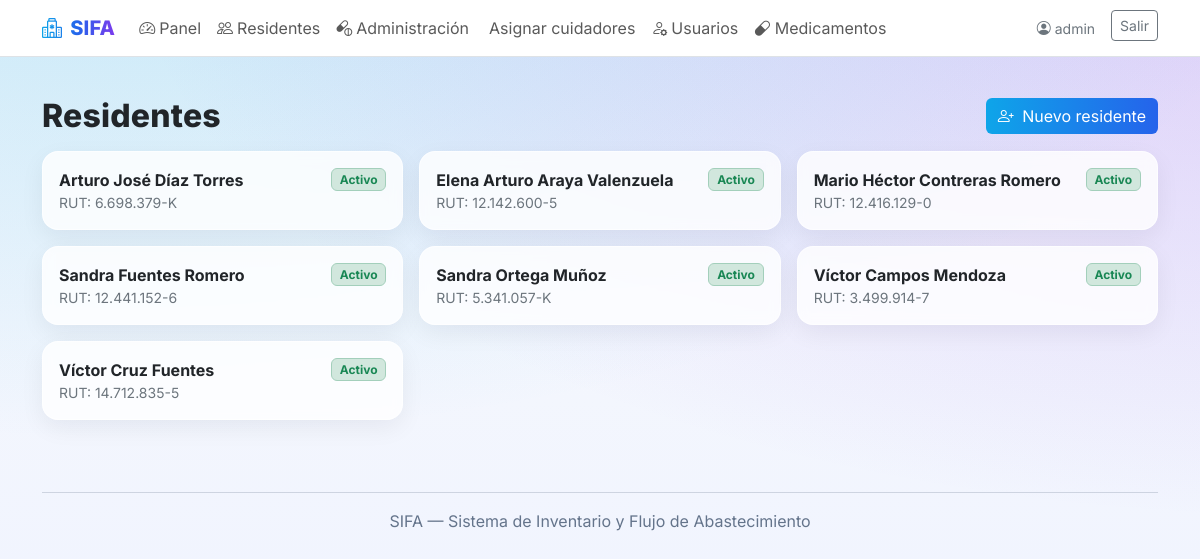
Screenshot of /residentes/ (signed in) with the database file from the repository.
### landing/models.py (models this page shows, shortened)
class Residente(models.Model):
    class Sexo(models.TextChoices):
        M = "M", "Masculino"
        F = "F", "Femenino"
        O = "O", "Otro/ND"
    nombre_completo = models.CharField(max_length=160)
    rut = models.CharField(max_length=20, unique=True)
    fecha_nacimiento = models.DateField(null=True, blank=True)
    sexo = models.CharField(max_length=1, choices=Sexo.choices, default=Sexo.O)
    alergias = models.TextField(blank=True)
    activo = models.BooleanField(default=True)

### landing/views.py (the view)
# urls.py: path('residentes/', views.residente_list, name='residente_list'),
@login_required
@tens_or_admin_required
def residente_list(request):
    qs = Residente.objects.filter(activo=True).order_by('nombre_completo')
    return render(request, 'residentes/residentes_list.html', {'residentes': qs})

### landing/roles.py (called while the page is built)
def is_admin(user):
    return user.is_authenticated and (user.is_superuser or user.groups.filter(name=ADMIN_GROUP).exists())

def _require_role(test_func):
    def decorator(view_func):
        @wraps(view_func)
        def _wrapped(request, *args, **kwargs):
            u = request.user
            if not u.is_authenticated:
                return redirect_to_login(request.get_full_path(), login_url='login')
            if test_func(u):
                return view_func(request, *args, **kwargs)
            raise PermissionDenied
        return _wrapped
    return decorator

### landing/templatetags/roles_tags.py (called while the page is built)
@register.filter(name='is_admin')
def is_admin_filter(user):
    return _is_admin(user)

### landing/templates/residentes/residentes_list.html (shortened to what this page needs)
{% extends 'base.html' %}
{% block content %}
<div class="container py-4">
  <div class="d-flex align-items-center justify-content-between mb-3">
    <h2 class="page-title mb-0">Residentes</h2>
    <a class="btn btn-gradient" href="{% url 'residente_create' %}">
      <i class="bi bi-person-plus me-1"></i> Nuevo residente
    </a>
  </div>
  {% if residentes %}
    <div class="row g-3">
      {% for r in residentes %}
        <div class="col-md-6 col-lg-4">
          <div class="glass-card p-3 h-100">
            <div class="d-flex align-items-start justify-content-between">
              <div>
                <div class="fw-bold">{{ r.nombre_completo }}</div>
                {% if r.rut %}<div class="small text-secondary">RUT: {{ r.rut }}</div>{% endif %}
              </div>
              <span class="badge bg-success-subtle text-success border border-success-subtle">Activo</span>
            </div>
          </div>
        </div>
      {% endfor %}
    </div>
  {% else %}
    <div class="glass-card p-4 text-center">
      <div class="text-secondary">Aún no hay residentes.</div>
    </div>
  {% endif %}
</div>
{% endblock %}

### landing/templates/base.html (shortened to what this page needs)
<!doctype html>
<html lang="es" data-bs-theme="light">
<head>
  {% load static roles_tags %}
  <link href="https://cdn.jsdelivr.net/npm/bootstrap@5.3.3/dist/css/bootstrap.min.css" rel="stylesheet">
  <link href="https://cdn.jsdelivr.net/npm/bootstrap-icons@1.11.3/font/bootstrap-icons.css" rel="stylesheet">
  <link href="{% static 'landing/sifa.css' %}" rel="stylesheet">
</head>
<body>
<nav class="navbar navbar-expand-lg bg-white border-bottom sticky-top">
  <div class="container">
    <a class="navbar-brand nav-brand" href="{% url 'home_public' %}">
      <i class="bi bi-hospital me-2"></i>SIFA
    </a>
    <div id="topnav" class="collapse navbar-collapse">
      <ul class="navbar-nav me-auto mb-2 mb-lg-0">
        {% if user.is_authenticated %}
          {% if user|is_admin or user|is_cuidadora or user|is_tens %}
            <li class="nav-item">
              <a class="nav-link" href="{% url 'dashboard' %}">
                <i class="bi bi-speedometer2 me-1"></i>Panel
              </a>
            </li>
          {% endif %}
          {% if user|is_admin or user|is_tens %}
            <li class="nav-item">
              <a class="nav-link" href="{% url 'residente_list' %}">
                <i class="bi bi-people me-1"></i>Residentes
              </a>
            </li>
          {% endif %}
          {% if user|is_admin or user|is_cuidadora or user|is_tens %}
            <li class="nav-item">
              <a class="nav-link" href="{% url 'admin_list_hoy' %}">
                <i class="bi bi-capsule-pill me-1"></i>Administración
              </a>
            </li>
          {% endif %}
          {% if user|is_admin or user|is_tens %}
            <li class="nav-item">
              <a class="nav-link" href="{% url 'asignaciones_hoy' %}">
                Asignar cuidadores
              </a>
            </li>
          {% endif %}
          {% if user|is_admin %}
            <li class="nav-item">
              <a class="nav-link" href="{% url 'user_list' %}">
                <i class="bi bi-person-gear me-1"></i>Usuarios
              </a>
            </li>
          {% endif %}
          {% if request.user.is_authenticated and request.user.is_staff %}
            <li class="nav-item">
              <a class="nav-link" href="{% url 'medicamentos_list' %}">
                <i class="bi bi-capsule"></i> Medicamentos
              </a>
            </li>
          {% endif %}
        {% else %}
          <li class="nav-item"><a class="nav-link" href="#como">Cómo funciona</a></li>
          <li class="nav-item"><a class="nav-link" href="#beneficios">Beneficios</a></li>
          <li class="nav-item"><a class="nav-link" href="#contacto">Contacto</a></li>
        {% endif %}
      </ul>
      <div class="d-flex gap-2">
        {% if user.is_authenticated %}
          <span class="navbar-text me-2 small text-secondary">
            <i class="bi bi-person-circle me-1"></i>{{ user.get_full_name|default:user.username }}
          </span>
          <form method="post" action="{% url 'logout' %}" class="d-inline">
            <button class="btn btn-outline-secondary btn-sm" type="submit">Salir</button>
          </form>
        {% else %}
          <a class="btn btn-gradient btn-sm px-3" href="{% url 'login' %}">Entrar</a>
        {% endif %}
      </div>
    </div>
  </div>
</nav>
{% block content %}{% endblock %}
<footer class="container my-5 text-center footer-small">
  <hr>
  <div>SIFA — Sistema de Inventario y Flujo de Abastecimiento</div>
</footer>
</body>
</html>

### static/landing/sifa.css (style rules this page uses)
:root { --brand-1:#0ea5e9; --brand-2:#2563eb; --brand-3:#7c3aed; }
html,body { height:100%; }
body { font-family: Inter, system-ui, -apple-system, Segoe UI, Roboto, "Helvetica Neue", Arial, "Noto Sans", "Liberation Sans", sans-serif; background: radial-gradient(1200px 600px at 10% -20%, rgba(14,165,233,.25), rgba(14,165,233,0)), radial-gradient(1200px 600px at 110% -10%, rgba(124,58,237,.25), rgba(124,58,237,0)), linear-gradient(180deg, #f8fafc 0, #eef2ff 100%); background-attachment: fixed; }
.nav-brand { font-weight:800; letter-spacing:.2px; background: linear-gradient(90deg,var(--brand-1),var(--brand-2),var(--brand-3)); -webkit-background-clip:text; background-clip:text; color:transparent; }
.glass-card { background: rgba(255,255,255,.8); border: 1px solid rgba(255,255,255,.6); box-shadow: 0 8px 24px rgba(16,24,40,.06); backdrop-filter: blur(6px); border-radius: 16px; }
.page-title { font-weight:800; letter-spacing:.2px; }
.btn-gradient { background: linear-gradient(90deg,var(--brand-1),var(--brand-2)); color:#fff; border:0; }
.footer-small { color:#64748b }

### rows the page displays
Residente: nombre_completo "Arturo José Díaz Torres", rut "6.698.379-K"
Residente: nombre_completo "Elena Arturo Araya Valenzuela", rut "12.142.600-5"
Residente: nombre_completo "Mario Héctor Contreras Romero", rut "12.416.129-0"
Residente: nombre_completo "Sandra Fuentes Romero", rut "12.441.152-6"
Residente: nombre_completo "Sandra Ortega Muñoz", rut "5.341.057-K"
Residente: nombre_completo "Víctor Campos Mendoza", rut "3.499.914-7"
Residente: nombre_completo "Víctor Cruz Fuentes", rut "14.712.835-5"

### other values shown
{{ user.get_full_name|default:user.username }} "admin"
